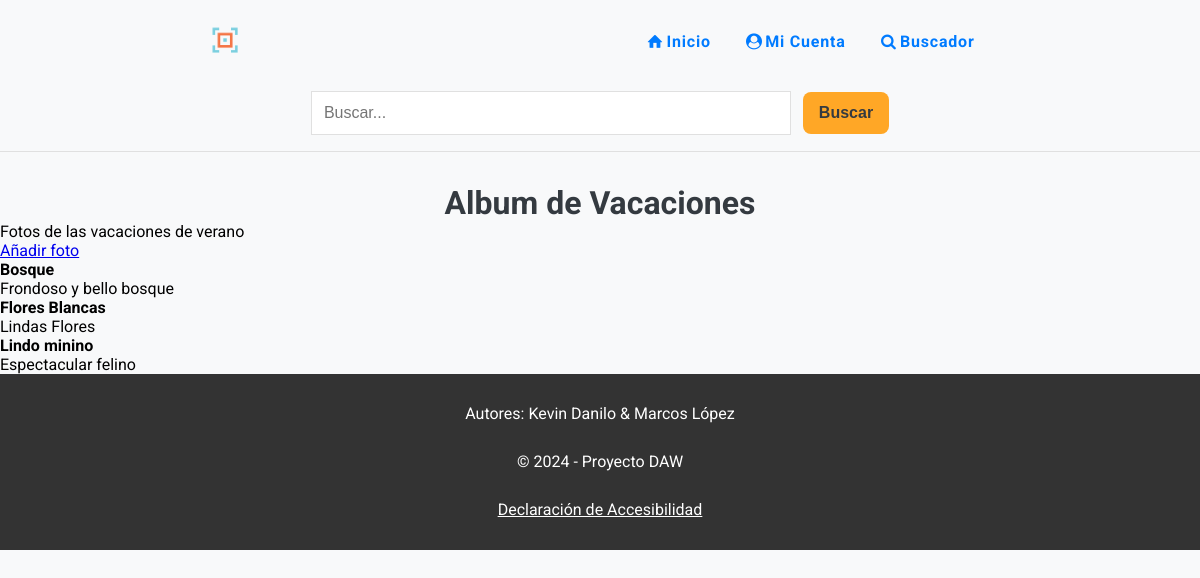
/ver-album.php?id=1 (signed in), run on the app's committed database.
### tables this page shows
CREATE TABLE `albumes` (
  `idAlbum` int(11) NOT NULL,
  `titulo` varchar(255) NOT NULL,
  `descripcion` varchar(500) DEFAULT NULL,
  `usuario` int(11) NOT NULL
);

CREATE TABLE `fotos` (
  `idFoto` int(11) NOT NULL,
  `titulo` varchar(255) NOT NULL,
  `descripcion` varchar(500) DEFAULT NULL,
  `fecha` date DEFAULT NULL,
  `pais` int(11) NOT NULL,
  `album` int(11) NOT NULL,
  `fichero` varchar(255) NOT NULL,
  `alternativo` varchar(255) DEFAULT NULL,
  `fRegistro` timestamp NOT NULL DEFAULT current_timestamp() ON UPDATE current_timestamp()
);

### ver-album.php (the view, shortened to what this page needs)
<?php
include "inc/html-start.php";
include "inc/cabecera.php";
include "inc/conexion-db.php";
$albumId = $_GET['id'] ?? null;
$sql = "SELECT * FROM albumes WHERE idAlbum = ?";
$stmt = $conn->prepare($sql);
$stmt->bind_param("i", $albumId);
$stmt->execute();
$album = $stmt->get_result()->fetch_assoc();
$sqlFotos = "SELECT * FROM fotos WHERE album = ?";
$stmtFotos = $conn->prepare($sqlFotos);
$stmtFotos->bind_param("i", $albumId);
$stmtFotos->execute();
$resultFotos = $stmtFotos->get_result();
?>
<main>
  <h1><?= htmlspecialchars($album['titulo']) ?></h1>
  <p><?= htmlspecialchars($album['descripcion']) ?></p>
  <p><a href="subir-foto.php?id=<?= $album['idAlbum'] ?>">Añadir foto</a></p>
  <?php if ($resultFotos->num_rows > 0): ?>
    <ul>
      <?php while ($foto = $resultFotos->fetch_assoc()): ?>
        <li>
          <strong><?= htmlspecialchars($foto['titulo']) ?></strong><br>
          <?= htmlspecialchars($foto['descripcion']) ?>
        </li>
      <?php endwhile; ?>
    </ul>
  <?php else: ?>
    <p>Este álbum no tiene fotos.</p>
  <?php endif; ?>
</main>
<?php
include "inc/pie.php";
include "inc/html-end.php";
?>

### css/styles.css (style rules this page uses)
* { margin: 0; padding: 0; box-sizing: border-box; }
body { min-height: 100dvh; font-family: "Roboto", sans-serif; background-color: var(--background-color); }
body>main>h1, h2 { text-align: center; color: var(--text-color); margin: 1em 0; }
@media screen and (width >=600px) { body>main>h1 { margin: 1em 0 0 0; } }

### css/print.css (style rules this page uses)
* { background-color: var(--color-blanco); color: var(--color-negro); margin: 0; padding: 0; }
body { font-family: Arial, sans-serif; font-size: 12pt; }
a { color: var(--color-azul); text-decoration: underline; }
a::after { content: attr(href); }
p { text-align: left; }

### css/variables.css (style rules this page uses)
:root { --primary-color: #007BFF; --secondary-color: #FFA726; --accent-color: #66BB6A; --background-color: #F8F9FA; --text-color: #343A40; --card-background-color: #ffffff; --image-card-background: #f0f0f5; --hover-primary: #0056b3; --hover-secondary: #e68a00; --shadow-color: rgba(0, 0, 0, .1); --border-color: #E0E0E0; --success-color: #28a745; --error-color: #dc3545; --color-blanco: #ffffff; --color-negro: #000000; --color-azul: #0000ff; --contrast-primary-color: #0A2463; --contrast-hover-primary: #051C47; --dark-background-color: #121212; --dark-primary-color: #6EA8FF; --dark-secondary-color: #FFB74D;; --dark-text-primary: rgba(255, 255, 255, 0.87); --dark-card-background-color: #1E1E1E; --dark-image-card-background: #2A2A2E; --dark-hover-primary: #85B8FF; --dark-hover-secondary: #FFC266; --dark-shadow-color: rgba(255, 255, 255, .1); }

### data on the page
albumes: titulo "Album de Vacaciones", descripcion "Fotos de las vacaciones de verano"
fotos: titulo "Bosque", descripcion "Frondoso y bello bosque"
fotos: titulo "Flores Blancas", descripcion "Lindas Flores"
fotos: titulo "Lindo minino", descripcion "Espectacular felino"
